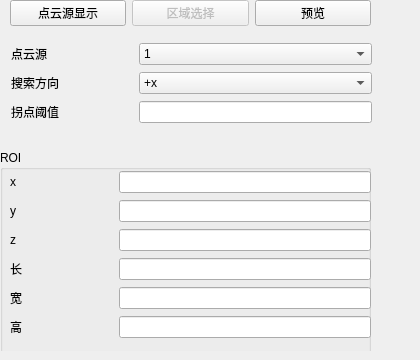
       <widget class="QWidget" name="turning">
        <widget class="QStackedWidget" name="turning_setting">
         <property name="geometry">
          <rect>
           <x>0</x>
           <y>30</y>
           <width>411</width>
           <height>321</height>
          </rect>
         </property>
         <property name="currentIndex">
          <number>0</number>
         </property>
         <widget class="QWidget" name="turning_general_setting">
          <widget class="QGroupBox" name="turning_ROI_setting">
           <property name="geometry">
            <rect>
             <x>0</x>
             <y>120</y>
             <width>371</width>
             <height>211</height>
            </rect>
           </property>
           <property name="title">
            <string>ROI</string>
           </property>
           <widget class="QWidget" name="layoutWidget">
            <property name="geometry">
             <rect>
              <x>10</x>
              <y>20</y>
              <width>361</width>
              <height>170</height>
             </rect>
            </property>
            <layout class="QGridLayout" name="gridLayout_5">
             <item row="0" column="0" colspan="2">
              <widget class="QLabel" name="label_132">
               <property name="text">
                <string>x                             </string>
               </property>
              </widget>
             </item>
             <item row="0" column="2">
              <widget class="QLineEdit" name="turning_x"/>
             </item>
             <item row="1" column="0" colspan="2">
              <widget class="QLabel" name="label_133">
               <property name="text">
                <string>y</string>
               </property>
              </widget>
             </item>
             <item row="1" column="2">
              <widget class="QLineEdit" name="turning_y"/>
             </item>
             <item row="2" column="0" colspan="2">
              <widget class="QLabel" name="label_134">
               <property name="text">
                <string>z</string>
               </property>
              </widget>
             </item>
             <item row="2" column="2">
              <widget class="QLineEdit" name="turning_z"/>
             </item>
             <item row="3" column="2">
              <widget class="QLineEdit" name="turning_l"/>
             </item>
             <item row="4" column="2">
              <widget class="QLineEdit" name="turning_w"/>
             </item>
             <item row="5" column="2">
              <widget class="QLineEdit" name="turning_h"/>
             </item>
             <item row="3" column="0" colspan="2">
              <widget class="QLabel" name="label_135">
               <property name="text">
                <string>长</string>
               </property>
              </widget>
             </item>
             <item row="4" column="0" colspan="2">
              <widget class="QLabel" name="label_136">
               <property name="text">
                <string>宽</string>
               </property>
              </widget>
             </item>
             <item row="5" column="0" colspan="2">
              <widget class="QLabel" name="label_137">
               <property name="text">
                <string>高</string>
               </property>
              </widget>
             </item>
            </layout>
           </widget>
          </widget>
          <widget class="QWidget" name="layoutWidget">
           <property name="geometry">
            <rect>
             <x>11</x>
             <y>12</y>
             <width>361</width>
             <height>85</height>
            </rect>
           </property>
           <layout class="QGridLayout" name="gridLayout_4">
            <item row="2" column="0" colspan="2">
             <widget class="QLabel" name="label_108">
              <property name="text">
               <string>拐点阈值                      </string>
              </property>
             </widget>
            </item>
            <item row="2" column="2">
             <widget class="QLineEdit" name="turning_threshold"/>
            </item>
            <item row="1" column="2">
             <widget class="QComboBox" name="turning_direction">
              <property name="styleSheet">
               <string notr="true">selection-color: rgb(0, 0, 0);</string>
              </property>
              <item>
               <property name="text">
                <string>+x</string>
               </property>
              </item>
              <item>
               <property name="text">
                <string>-x</string>
               </property>
              </item>
              <item>
               <property name="text">
                <string>+y</string>
               </property>
              </item>
              <item>
               <property name="text">
                <string>-y</string>
               </property>
              </item>
             </widget>
            </item>
            <item row="1" column="0" colspan="2">
             <widget class="QLabel" name="label_124">
              <property name="text">
               <string>搜索方向</string>
              </property>
             </widget>
            </item>
            <item row="0" column="2">
             <widget class="QComboBox" name="turning_cloud">
              <property name="styleSheet">
               <string notr="true">selection-color: rgb(0, 0, 0);</string>
              </property>
              <item>
               <property name="text">
                <string>1</string>
               </property>
              </item>
             </widget>
            </item>
            <item row="0" column="0" colspan="2">
             <widget class="QLabel" name="label_92">
              <property name="text">
               <string>点云源</string>
              </property>
             </widget>
            </item>
           </layout>
          </widget>
         </widget>
        </widget>
        <widget class="QWidget" name="layoutWidget">
         <property name="geometry">
          <rect>
           <x>10</x>
           <y>0</y>
           <width>361</width>
           <height>26</height>
          </rect>
         </property>
         <layout class="QHBoxLayout" name="horizontalLayout_109">
          <item>
           <widget class="QPushButton" name="turning_general">
            <property name="text">
             <string>点云源显示</string>
            </property>
           </widget>
          </item>
          <item>
           <widget class="QPushButton" name="turning_ROI">
            <property name="enabled">
             <bool>false</bool>
            </property>
            <property name="text">
             <string>区域选择</string>
            </property>
           </widget>
          </item>
          <item>
           <widget class="QPushButton" name="turning_preview">
            <property name="text">
             <string>预览</string>
            </property>
           </widget>
          </item>
         </layout>
        </widget>
       </widget>
